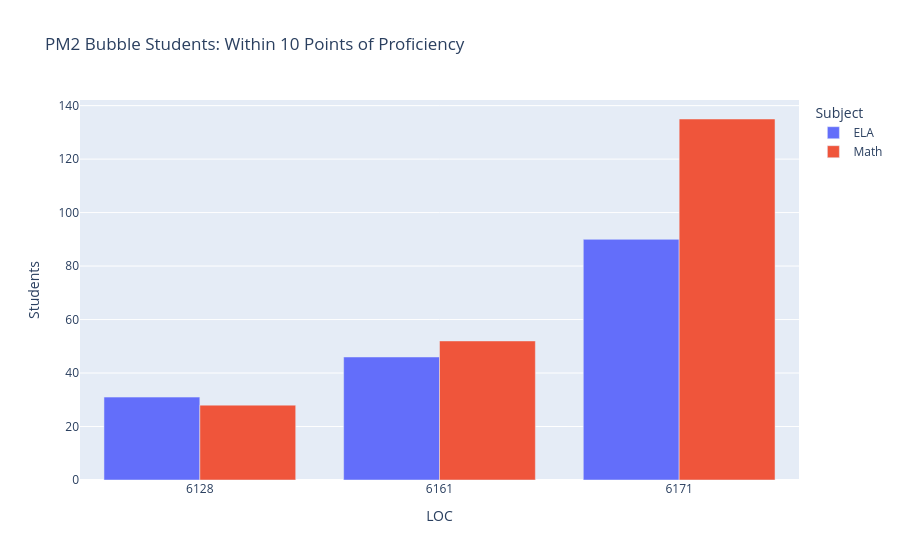

Notebook cell for this chart:
### Code cell
# PM2 bubble students by school
pm2_bubble = pd.read_sql("""
    WITH proficiency_cuts AS (
        SELECT 6 AS grade, 225 AS ela_cut, 229 AS math_cut
        UNION ALL SELECT 7, 232, 235
        UNION ALL SELECT 8, 238, 244
    ),
    student_gaps AS (
        SELECT s.LOC,
            CAST(s."FAST_ELA_PM2.SS" AS REAL) - p.ela_cut AS ela_dist,
            CAST(s."FAST_Math_PM2.SS" AS REAL) - p.math_cut AS math_dist
        FROM students s
        JOIN proficiency_cuts p ON CAST(s.GRADE AS INT) = p.grade
        WHERE s.COURSE_TITLE != 'Algebra 1 Hon'
    )
    SELECT LOC,
        SUM(CASE WHEN ela_dist BETWEEN -10 AND -1 THEN 1 ELSE 0 END) AS ELA,
        SUM(CASE WHEN math_dist BETWEEN -10 AND -1 THEN 1 ELSE 0 END) AS Math
    FROM student_gaps GROUP BY LOC
""", conn)
pm2_bubble["LOC"] = pm2_bubble["LOC"].astype(str)
pm2_long = pm2_bubble.melt(id_vars="LOC", var_name="Subject", value_name="Students")

fig = px.bar(pm2_long, x="LOC", y="Students", color="Subject",
             barmode="group", title="PM2 Bubble Students: Within 10 Points of Proficiency")
fig.show()

### Figure 1 — Plotly figure (JSON) as saved in the notebook; plotly's stock layout.template omitted (floating-point values rounded to 4 significant figures)
{"data": [{"alignmentgroup": "True", "hovertemplate": "Subject=ELA<br>LOC=%{x}<br>Students=%{y}<extra></extra>", "legendgroup": "ELA", "marker": {"color": "#636efa", "pattern": {"shape": ""}}, "name": "ELA", "offsetgroup": "ELA", "orientation": "v", "showlegend": true, "textposition": "auto", "type": "bar", "x": ["6128", "6161", "6171"], "xaxis": "x", "y": [31, 46, 90], "yaxis": "y"}, {"alignmentgroup": "True", "hovertemplate": "Subject=Math<br>LOC=%{x}<br>Students=%{y}<extra></extra>", "legendgroup": "Math", "marker": {"color": "#EF553B", "pattern": {"shape": ""}}, "name": "Math", "offsetgroup": "Math", "orientation": "v", "showlegend": true, "textposition": "auto", "type": "bar", "x": ["6128", "6161", "6171"], "xaxis": "x", "y": [28, 52, 135], "yaxis": "y"}], "layout": {"barmode": "group", "legend": {"title": {"text": "Subject"}, "tracegroupgap": 0}, "title": {"text": "PM2 Bubble Students: Within 10 Points of Proficiency"}, "xaxis": {"anchor": "y", "domain": [0, 1], "title": {"text": "LOC"}}, "yaxis": {"anchor": "x", "domain": [0, 1], "title": {"text": "Students"}}}}
